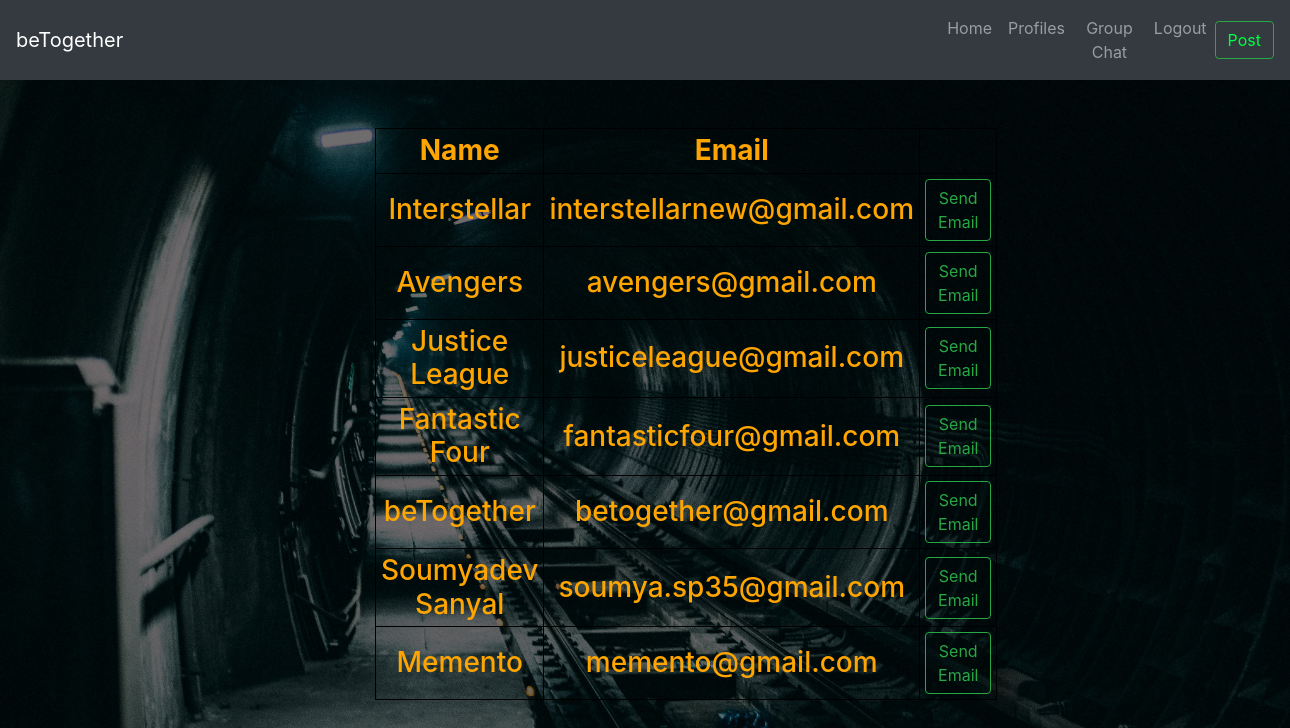
The page /friends.php on the database its author committed.
### tables this page shows
CREATE TABLE `users` (
  `id` int(255) NOT NULL,
  `Name` varchar(255) NOT NULL,
  `Email` varchar(255) NOT NULL,
  `Password` varchar(255) NOT NULL
);

### friends.php (the view, shortened to what this page needs)
<?php
$servername = "localhost";
$username = "root";
$password = "";
$dbname = "interstellar";
$conn = new mysqli($servername, $username, $password, $dbname);
$sql = "SELECT * FROM users";
$result = $conn->query($sql);
?>
<!DOCTYPE html>
<html lang="en">
  <head>
    <link
      rel="stylesheet"
      href="https://stackpath.bootstrapcdn.com/bootstrap/4.3.1/css/bootstrap.min.css"
    />
    <link rel="stylesheet" href="./css/css/login.css" />
  </head>
  <body>
    <div>
    <nav class="navbar navbar-expand-lg navbar-dark bg-dark sticky-top">
      <a class="navbar-brand" href="newsfeed.php">beTogether</a>
      <div class="collapse navbar-collapse " id="navbarSupportedContent">
        <ul class="navbar-nav mr-auto" style="margin-left: 800px;">
          <li class="nav-item">
            <a class="nav-link" href="newsfeed.php">Home</a>
          </li>
          <li class="nav-item">
            <a class="nav-link" href="profiles.php">Profiles</a>
          </li>
          <li class="nav-item">
            <a class="nav-link" href="#">Group Chat</a>
          </li>
          <li class="nav-item">
            <a class="nav-link" href="logout_submit.php">Logout</a>
          </li>
        </ul>
        <form class="form-inline my-2 my-lg-0">
          <button class="btn btn-outline-success my-2 my-sm-0" type="submit">
            <a
              href="post_upload.php"
              style="text-decoration: none;color: rgb(0, 255, 64);"
              >Post</a
            >
          </button>
        </form>
      </div>
    </nav></div><br><br>
    <div class="container">
      <div class="row align-items-center">
        <div class="col-sm-6">
          <h3 style="margin-bottom: 40px; color:orange">
            <table>
      <th>Name</th>
      <th>Email</th>
      <th></th>
            <?php
if ($result->num_rows > 0) {
    while($row = $result->fetch_assoc()) {
      if($row['id']!=$_SESSION['user_id']){
        echo "
          <tr>
            <td><a href='friend_profile.php?friend_id=$row[id] && friend_name=$row[Name] && friend_email=$row[Email]' style='text-decoration: none;  color:orange'>$row[Name]</a></td>
            <td><a href='www.gmail.com' style='text-decoration: none;  color:orange'>$row[Email]</td>
            <td><a class='btn btn-outline-success' href='peer_chat.php?friend_id=$row[id]'>Send Email</a></td>
          </tr>
           ";}
      }
    } else {
    echo "0 results";
}
            ?>
            </table>
          </h3>
        </div>
      </div>
    </div>
  </body>
</html>

### css/css/login.css (style rules this page uses)
html { margin: 0; padding: 0; width: 100%; }
body { margin: 0; padding: 0; width: 100%; text-align: center; background: url(bg-3.jpg) no-repeat 50% 50%; background-size: cover; height: 100vh; display: table; }

### friends.php (style rules this page uses)
table, th, td { border: 1px solid black; padding:5px; }

### rows shown on the page
users: Name "Interstellar", Email "interstellarnew@gmail.com"
users: Name "Avengers", Email "avengers@gmail.com"
users: Name "Justice League", Email "justiceleague@gmail.com"
users: Name "Fantastic Four", Email "fantasticfour@gmail.com"
users: Name "beTogether", Email "betogether@gmail.com"
users: Name "Soumyadev Sanyal", Email "soumya.sp35@gmail.com"
users: Name "Memento", Email "memento@gmail.com"
